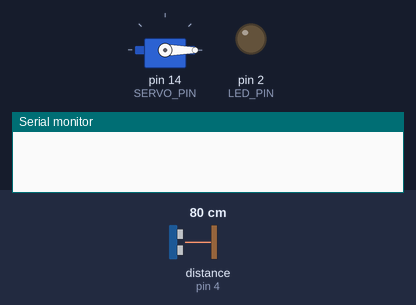
Bench run of a sketch on a simulated Arduino Uno, built with avr-gcc and run on an emulated ATmega328P. Parts: servo, output pins drawn as LEDs (lit = HIGH), the last lines printed to the serial monitor. Wiring (inferred from the names in the program): ultrasonic range finder: trigger pin 5; echo pin 4. The inputs (shaded band) are chosen by the test bench; at power-on: distance to the obstacle (sensor on pin 4) 80 cm. The echo pulse lasts 58.3 µs per cm; pins used as bus, display or sensor lines are not drawn.

Above: at 1.2 s.
1.3 s: distance to the obstacle (sensor on pin 4) set to 44 cm
2.8 s: distance to the obstacle (sensor on pin 4) set to 38 cm
At 4.0 s:
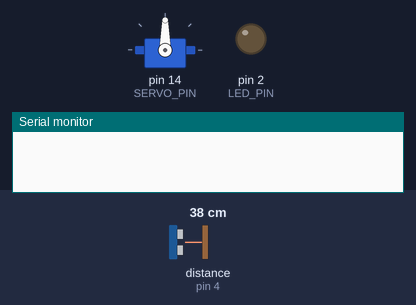
4.3 s: distance to the obstacle (sensor on pin 4) set to 22 cm
At 4.8 s:
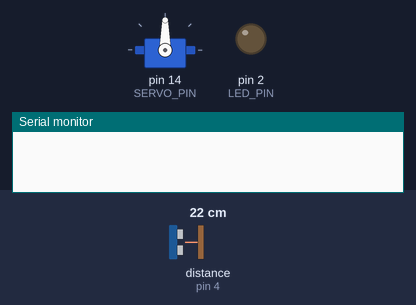
5.8 s: distance to the obstacle (sensor on pin 4) set to 13 cm
7.3 s: distance to the obstacle (sensor on pin 4) set to 10 cm
At 7.6 s:
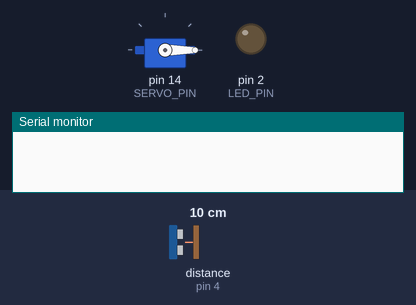
10.3 s: distance to the obstacle (sensor on pin 4) set to 18 cm
At 11.0 s:
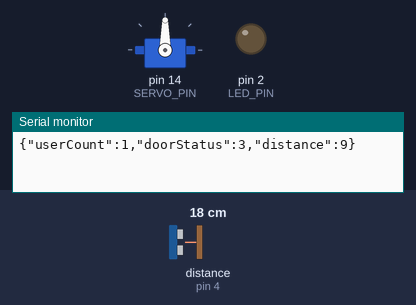
Timing chart, 0 to 12.8 s (numbered marks = the images above; inputs shaded):
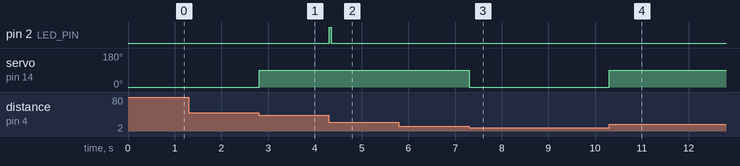

The sketch:

ArduinoCode.ino
```cpp
#include <Servo.h>
#include <ArduinoJson.h>

// PINS
#define LED_PIN 2 // GPIO2
#define TRIG_PIN 5  // GPIO 5 (D1)
#define ECHO_PIN 4  // GPIO 4 (D2)
#define SERVO_PIN 14  // GPIO 14 (D5)

// CONSTANTS
#define THRESHOLD_MIN 10
#define THRESHOLD_MID 25
#define THRESHOLD_MAX 40
#define SOUND_SPEED 0.034
#define CLOSE_ANGLE 0
#define OPEN_ANGLE 90
#define MOTION_DELAY 100

// VARIABLES
long duration;
int distance;
int userCount = 0;
bool isUpdate = false;
int servoState = 0;
bool doorAuto = true;
int doorStatus = 3;
int distanceOld;
unsigned long previousMillis = 0;
const long interval = 10000;

Servo servo;

// FUNCTIONS
void beep(int duration) {
  digitalWrite(LED_PIN, HIGH);
  delay(duration);
  digitalWrite(LED_PIN, LOW);
}

void resetServo() {
  servo.write(CLOSE_ANGLE);
}

int calculateDistance() { // Measure distance using ultrasonic sensor
  digitalWrite(TRIG_PIN, LOW);
  delayMicroseconds(2);
  digitalWrite(TRIG_PIN, HIGH);
  delayMicroseconds(10);
  digitalWrite(TRIG_PIN, LOW);

  duration = pulseIn(ECHO_PIN, HIGH, 30000);  // Read travel time

  if (duration == 0) {
    return -1;
  } else {
    distance = duration * SOUND_SPEED / 2;
    return distance;
  }

  return distance;
}

// RUNTIME
void setup() {
  resetServo();

  Serial.begin(115200);
  delay(10);

  pinMode(TRIG_PIN, OUTPUT);
  pinMode(ECHO_PIN, INPUT);
  servo.attach(SERVO_PIN, 500, 2400);

  pinMode(LED_PIN, OUTPUT);
  digitalWrite(LED_PIN, LOW);
}

void loop() {
  distance = calculateDistance();

  unsigned long currentMillis = millis();
  if (currentMillis - previousMillis >= interval) {
    previousMillis = currentMillis;

    // Create JSON payload
    StaticJsonDocument<200> doc;
    doc["userCount"] = userCount;
    doc["doorStatus"] = doorStatus;
    doc["distance"] = distance;

    // Serialize JSON to string
    String jsonBuffer;
    serializeJson(doc, jsonBuffer);

    Serial.println(jsonBuffer);
  }

  if (doorAuto == true) {
    if (distance < THRESHOLD_MAX && distance > THRESHOLD_MIN) {
      if (distance > (THRESHOLD_MID - 5) && distance < (THRESHOLD_MID + 5)) {
        if (distance >= distanceOld && isUpdate == false) {
          if (userCount > 0)
            userCount--;

          beep(50);
          isUpdate = true;
        } else if (distance < distanceOld && isUpdate == false) {
          userCount++;
          beep(50);
          isUpdate = true;
        }
      } else {
        isUpdate = false;
      }
      servo.write(OPEN_ANGLE);
    } else {
      servo.write(CLOSE_ANGLE);
    }
    distanceOld = distance;
  }
}
```

Measured:
- the behaviour switches between 41 and 40 cm on distance to the obstacle (sensor on pin 4) (found by bisection; images 0 and 1)
- the behaviour switches between 12 and 11 cm on distance to the obstacle (sensor on pin 4) (found by bisection; images 2 and 3)
- after the input at 1.3 s, every drawn part: stays the same
- after the input at 2.8 s, servo on pin 14 (SERVO_PIN): 0° → 90° at once
- after the input at 4.3 s, pin 2 (LED_PIN): LOW → HIGH at once, → LOW 0.05 s later
- after the input at 5.8 s, every drawn part: stays the same
- after the input at 7.3 s, servo on pin 14 (SERVO_PIN): 90° → 0° at once
- after the input at 10.3 s, servo on pin 14 (SERVO_PIN): 0° → 90° at once
